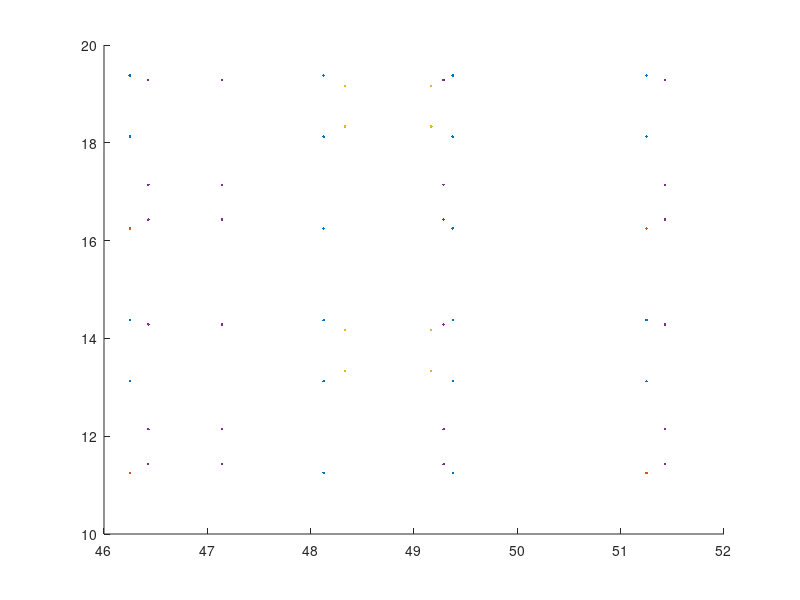

MATLAB code to generate this figure:
p = 1:300;

ring_size = 10;
periods = [16,8,12,14];
order = 1;

figure;
axes;
hold all;
for nper = periods;
    nu = ring_size/nper/order*p;
    nux = nu(nu >45 & nu < 52 & ~logical(mod(nu,0.5)<0.05) &  logical(mod(nu,1)<0.5) );
    nuy = nu(nu >10 & nu < 20 & ~logical(mod(nu,0.5)<0.05) &  logical(mod(nu,1)<0.5));
    [nux,nuy] = meshgrid(nux,nuy);
    plot(nux(:),nuy(:),'.');
    fprintf('%d :\n',nper);
    fprintf('\t%7.4f, %7.4f\n',[nux(:),nuy(:)]');
end
